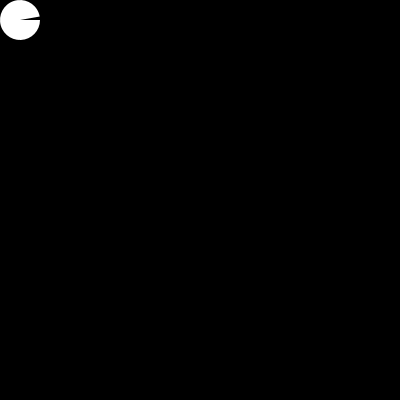
Frame 1 (no input)
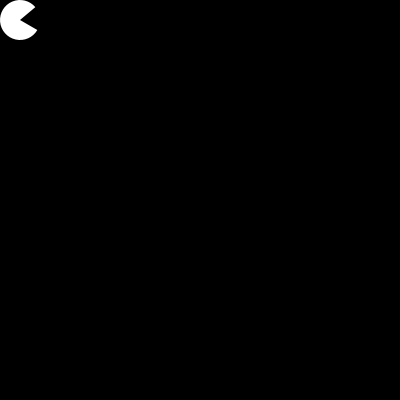
Frame 60 (the mouse pressed at the canvas centre just before this capture)
Frame 120 (the mouse held since frame 60 and released just before this capture): identical to frame 60, image omitted

The Processing sketch that drew these frames (run headless with seeded random() and noise(); from frame 60 on, the mouse is pressed at the canvas centre):

// Processing sketch: Pacman
// ── Pacman.pde
int agiz=0;
int acikKapali=0;
void setup(){
  size(400,400);
  noStroke();  
}
void draw(){
  frameRate(5);
  background(0);  
  if (acikKapali%2==0)
    agiz=30;
  else
    agiz=0;    
  arc(20,20,40,40,radians(30-agiz),radians(320+agiz)); 
  acikKapali++;
}
